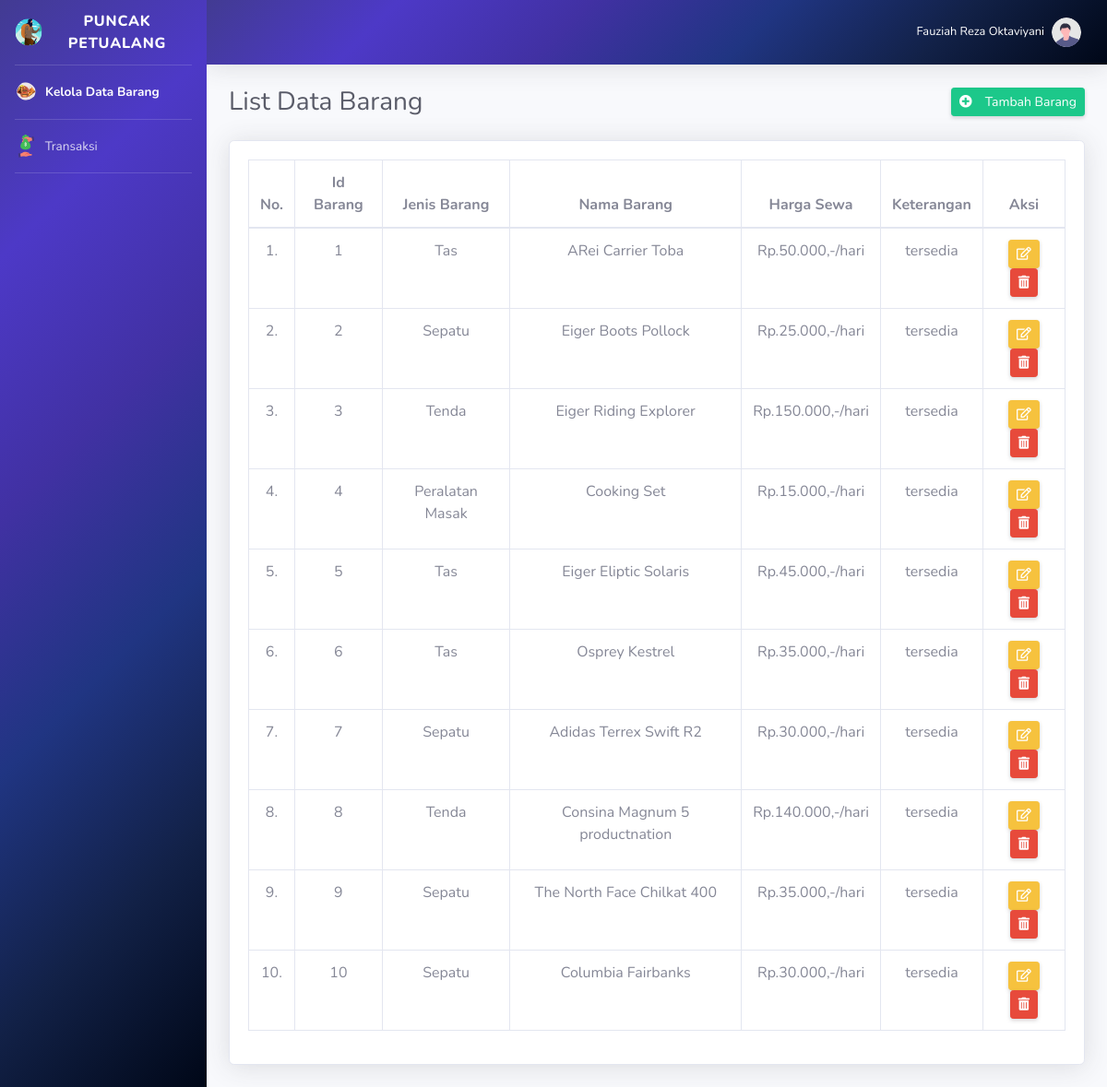
/admin_barang.php (signed in), run on an earlier commit of the app's database.
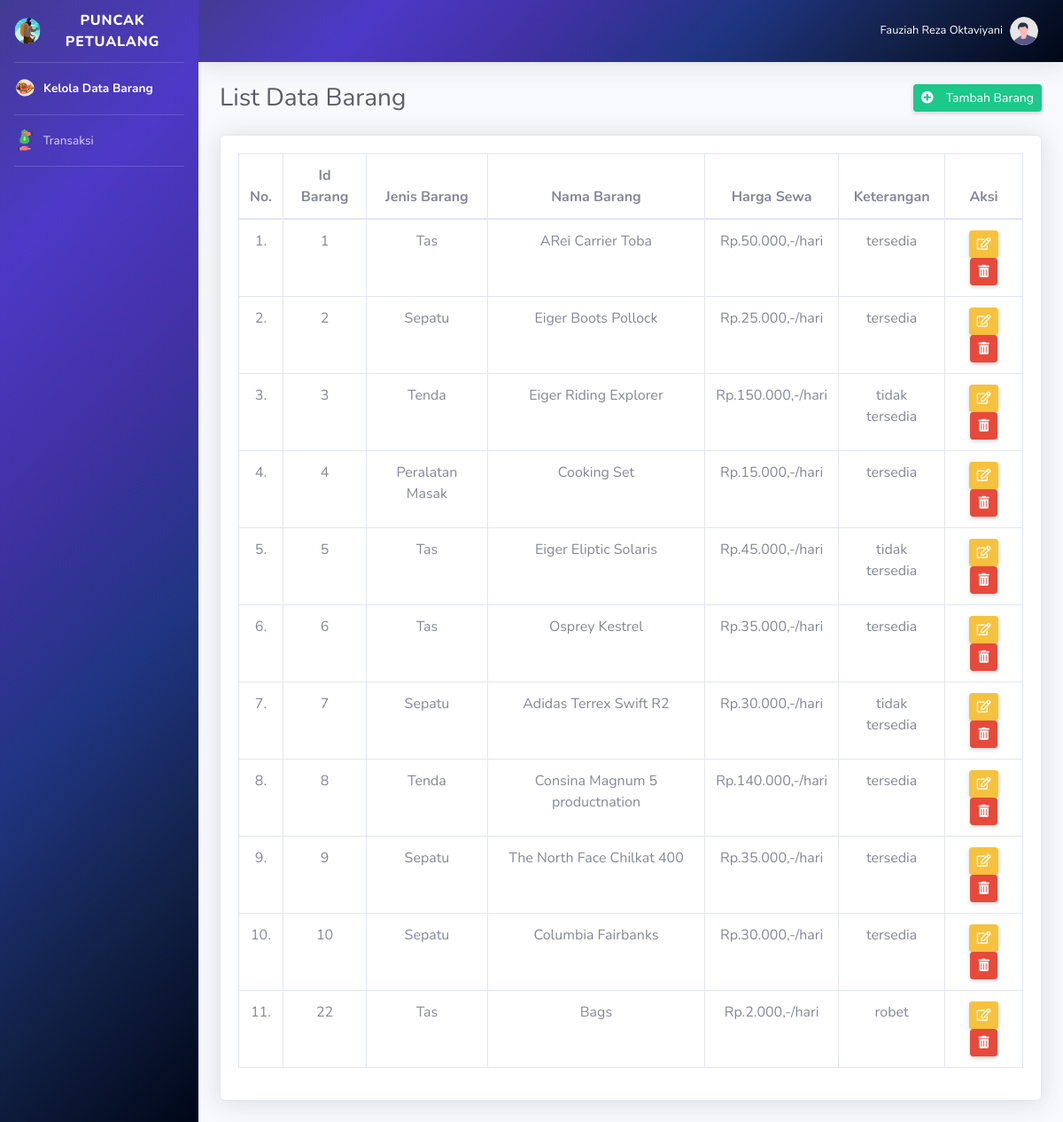
And on a later commit of the database.
### tables this page shows
CREATE TABLE `barang` (
  `id_barang` int(11) NOT NULL,
  `jenis_barang` varchar(50) NOT NULL,
  `nama_barang` varchar(255) NOT NULL,
  `harga_sewa` int(15) NOT NULL,
  `keterangan` varchar(255) NOT NULL
);

### admin_barang.php (the view, shortened to what the changed rows need)
<!DOCTYPE html>
<?php
include "connection/koneksi.php";
$id = $_SESSION['id_admin'];
if(isset ($_SESSION['username'])){
    $query = "select * from admin natural join level_user where id_admin = $id";
    mysqli_query($conn, $query);
    $sql = mysqli_query($conn, $query);
    while($r = mysqli_fetch_array($sql)){
?>
<html lang="en">
<head>
    <link rel="stylesheet" href="css/Styles.css">
    <link href="vendor/fontawesome-free/css/all.min.css" rel="stylesheet" type="text/css">
    <link href="css/sb-admin-2.min.css" rel="stylesheet">
    <link href="css/arabic.css" rel="stylesheet" >
</head>
<body id="page-top">
    <div id="wrapper">
        <ul class="navbar-nav gradient-bg sidebar sidebar-dark accordion" id="accordionSidebar">
        <?php
            if($r['id_status'] == 2){
        ?>
            <a class="sidebar-brand d-flex align-items-center justify-content-center" href="#">
                <div class="sidebar-brand-icon">
                    <img src="img/logo.svg" width="30px" height="30px">
                </div>
                <div class="sidebar-brand-text mx-3">Puncak Petualang</div>
            </a>
            <hr class="sidebar-divider my-0">
            <li class="nav-item active">
                <a class="nav-link" href="data_mobil.php">
                <img alt="Image placeholder" src="img/katalog.svg" width="25px" height="25px">
                    <span>&nbsp;Katalog</span>
                </a>
            </li>
            <hr class="sidebar-divider my-0">
            <li class="nav-item">
                <a class="nav-link" href="peminjaman.php">
                <img alt="Image placeholder" src="img/sewa.svg" width="25px" height="25px">
                    <span>&nbsp;Sewa Barang</span>
                </a>
            </li>
            <hr class="sidebar-divider my-0">
            <li class="nav-item">
                <a class="nav-link" href="pengembalian.php">
                <img alt="Image placeholder" src="img/kembali.svg" width="25px" height="25px">
                    <span>&nbsp;Pengembalian</span>
                </a>
            </li>
            <hr class="sidebar-divider my-0">
        <?php
            } else if($r['id_status'] == 1){
        ?>
            <a class="sidebar-brand d-flex align-items-center justify-content-center" href="#">
                <div class="sidebar-brand-icon">
                    <img src="img/logo.svg" width="30px" height="30px">
                </div>
                <div class="sidebar-brand-text mx-3">Puncak Petualang</div>
            </a>
            <hr class="sidebar-divider my-0">
            <li class="nav-item active">
                <a class="nav-link" href="admin_barang.php">
                <img alt="Image placeholder" src="img/katalog.svg" width="25px" height="25px">
                    <span>&nbsp;Kelola Data Barang</span>
                </a>
            </li>
            <hr class="sidebar-divider my-0">
            <li class="nav-item">
                <a class="nav-link" href="data_transaksi.php">
                <img alt="Image placeholder" src="img/tf.svg" width="25px" height="25px">
                    <span>&nbsp;Transaksi</span>
                </a>
            </li>
            <hr class="sidebar-divider my-0">
        <?php
            }
        ?>
        </ul>
        <div id="content-wrapper" class="d-flex flex-column">
            <div id="content">
                <nav class="navbar navbar-expand navbar-light gradient-bg topbar mb-4 static-top shadow">
                    <ul class="navbar-nav ml-auto">
                        <li class="nav-item dropdown no-arrow">
                            <a class="nav-link dropdown-toggle" href="#" id="userDropdown" role="button"
                                data-toggle="dropdown" aria-haspopup="true" aria-expanded="false">
                                <span class="mr-2 d-none d-lg-inline text-white small"><?php echo $r['nama'];?></span>
                                <img class="img-profile rounded-circle"
                                    src="img/undraw_profile.svg">
                            </a>
                        </li>
                    </ul>
                </nav>
            <div class="container-fluid">
                <div class="d-sm-flex align-items-center justify-content-between mb-4">
                    <h1 class="h3 mb-0 text-gray-800">List Data Barang</h1>
                    <a href="tambah_barang.php" class="d-none d-sm-inline-block btn btn-sm btn-success shadow-sm"><i class="fas fa-plus-circle"></i>&emsp;Tambah Barang</a>
                </div>
                <section class="mar-top--x-3 mar-bottom--x-5">
                    <div class="card shadow mb-4">
                        <div class="card-body">
                            <div class="table-responsive">
                            <?php
                            $query_data_barang = "SELECT * FROM barang";
                            $sql_data_barang = mysqli_query($conn, $query_data_barang);
                            $no = 1;
                            ?>
                                <table class="table table-bordered" id="dataTable" width="100%" cellspacing="0">
                                    <thead align="center">
                                        <tr>
                                            <th>No.</th>
                                            <th>Id Barang</th>
                                            <th>Jenis Barang</th>
                                            <th>Nama Barang</th>
                                            <th>Harga Sewa</th>
                                            <th>Keterangan</th>
                                            <th>Aksi</th>
                                        </tr>
                                    </thead>
                                    <tbody align="center">
                                    <?php
                                        while($r_dt_barang = mysqli_fetch_array($sql_data_barang)){
                                    ?>
                                        <tr class="odd gradeX">
                                        <td><center><?php echo $no++; ?>.</center></td>
                                        <td><?php echo $r_dt_barang['id_barang']; ?></td>
                                        <td><?php echo $r_dt_barang['jenis_barang']; ?></td>
                                        <td><?php echo $r_dt_barang['nama_barang']; ?></td>
                                        <td>Rp.<?php echo number_format($r_dt_barang['harga_sewa'],0,',','.'); ?>,-/hari</td>
                                        <td><?php echo $r_dt_barang['keterangan']; ?></td>
                                        <td>
                                            <button class="d-none d-sm-inline-block btn btn-sm btn-warning shadow-sm"data-toggle="modal" data-target="#editModal<?php echo $r_dt_barang['id_barang']; ?>"><i class="far fa-edit"></i></button>
                                            <button class="d-none d-sm-inline-block btn btn-sm btn-danger shadow-sm" data-toggle="modal" data-target="#hapusModal<?php echo $r_dt_barang['id_barang']; ?>"><i class="fas fa-trash-alt"></i></button>
                                        </td>
                                        </tr>
                                    <?php
                                        }
                                    ?>
                                    </tbody>
                                </table>
                            </div>
                        </div>
                    </div>
                </section>
            </div>
        </div>
    </div>
</body>
</html>
<?php
  }
} else {
  header('location: logout.php');
}
?>

What changed in the data, as far as the page shows it:
changed barang "Eiger Riding Explorer": keterangan "tersedia" → "tidak tersedia"
changed barang "Eiger Eliptic Solaris": keterangan "tersedia" → "tidak tersedia"
changed barang "Adidas Terrex Swift R2": keterangan "tersedia" → "tidak tersedia"
added barang: id_barang "22", jenis_barang "Tas", nama_barang "Bags", harga_sewa "2.000", keterangan "robet"
